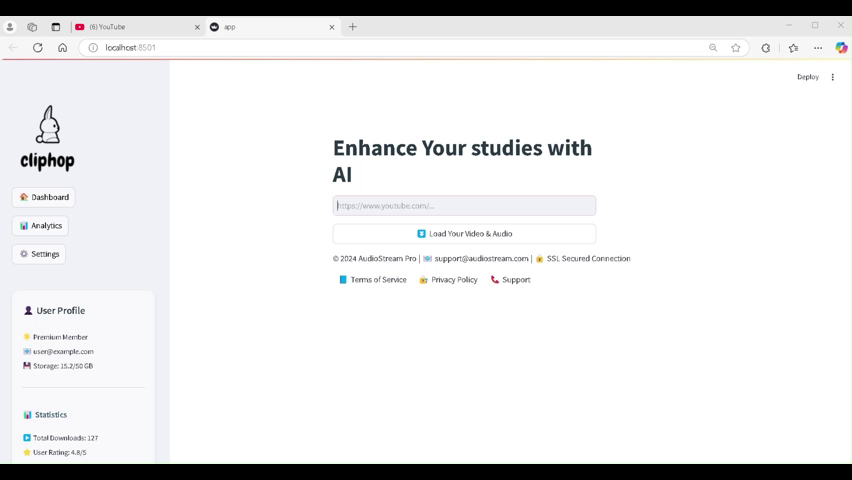
#> input picture frame 0 of project_sc_1.mp4, 852 x 480 px, given in place of example_video.mp4, which was not available
$ python ssim.py
#> lines starting #> are read from the running program, lines starting #| are printed output that depends on the picture; pictures that were not available may be replaced by others from this repository, and a replacement may not be noted
import cv2
import numpy as np
import os
from skimage.metrics import structural_similarity as ssim

'''
 Extracts frames at regular intervals
 Compares consecutive frames using SSIM
 Marks timestamps where significant scene changes occur
 Outputs a list of chapter timestamps'''

def extract_frames(video_path, interval=30, frames_per_interval=15):
#> called with video_path = 'example_video.mp4', interval = 30, frames_per_interval = 15
    cap = cv2.VideoCapture(video_path)
    fps = int(cap.get(cv2.CAP_PROP_FPS))
    total_frames = int(cap.get(cv2.CAP_PROP_FRAME_COUNT))

    frame_timestamps = []
    frames = []

    for sec in range(0, int(total_frames / fps), interval):
        cap.set(cv2.CAP_PROP_POS_FRAMES, sec * fps)
        for i in range(frames_per_interval):
            success, frame = cap.read()
            if success:
                frames.append(frame)
                frame_timestamps.append(cap.get(cv2.CAP_PROP_POS_MSEC) / 1000)
            else:
                break
#> this loop made 1 pass
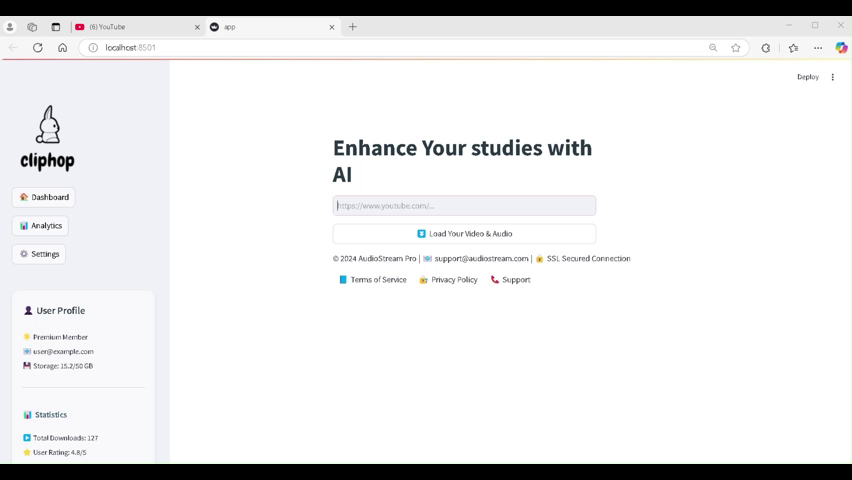
#> input picture frame 0 of project_sc_1.mp4, 852 x 480 px, given in place of example_video.mp4, which was not available
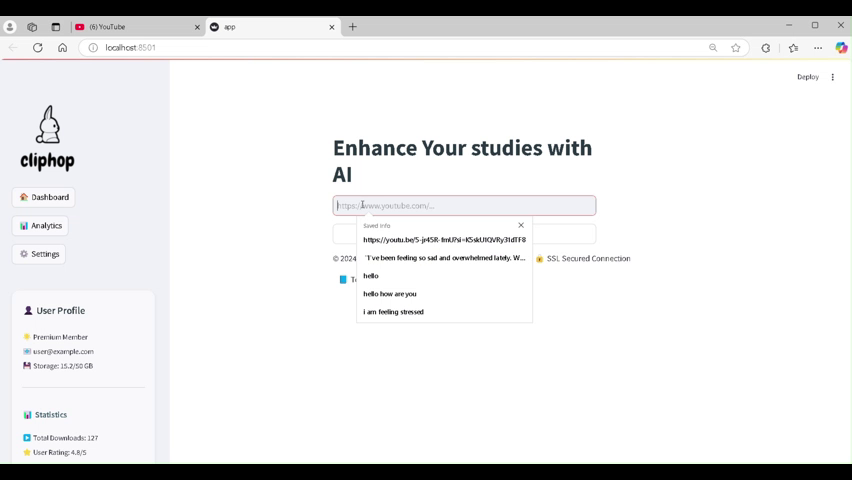
#> input picture frame 1 of project_sc_1.mp4, 852 x 480 px, given in place of example_video.mp4, which was not available
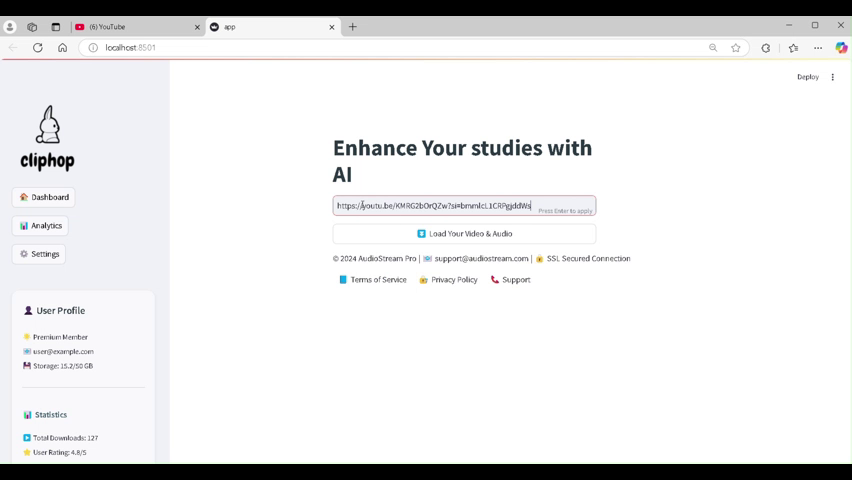
#> input picture frame 7 of project_sc_1.mp4, 852 x 480 px, given in place of example_video.mp4, which was not available
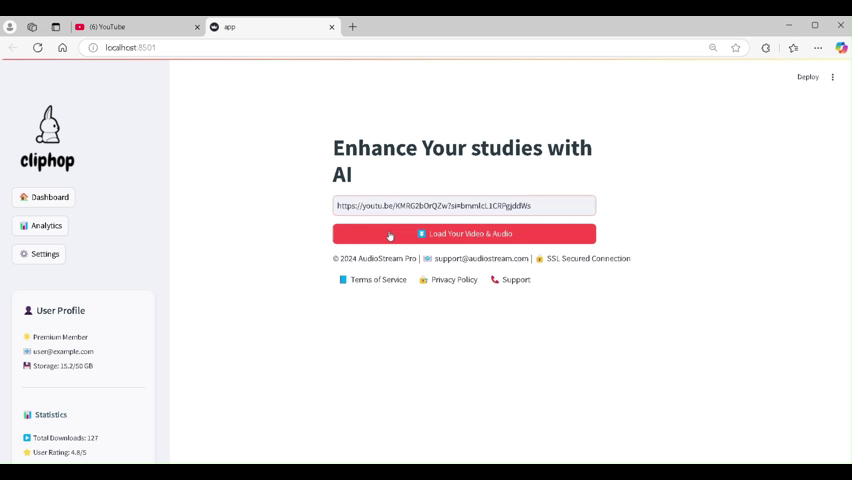
#> input picture frame 13 of project_sc_1.mp4, 852 x 480 px, given in place of example_video.mp4, which was not available
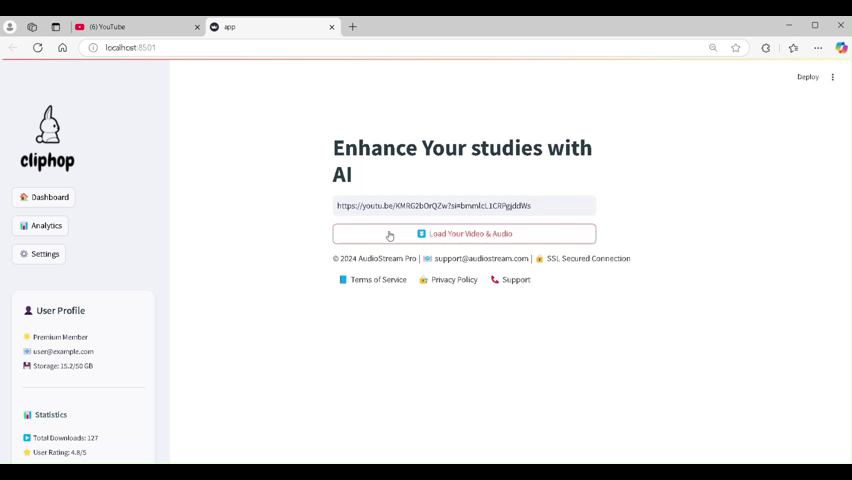
#> input picture frame 14 of project_sc_1.mp4, 852 x 480 px, given in place of example_video.mp4, which was not available

    cap.release()
    return frames, frame_timestamps

def detect_scene_changes(frames, timestamps, threshold=0.5):
#> called with threshold = 0.5
    chapter_timestamps = [timestamps[0]]

    for i in range(1, len(frames)):
        gray1 = cv2.cvtColor(frames[i-1], cv2.COLOR_BGR2GRAY)
        gray2 = cv2.cvtColor(frames[i], cv2.COLOR_BGR2GRAY)

        # Structural Similarity Index (SSIM) for scene change detection
        score, _ = ssim(gray1, gray2, full=True)

        if score < threshold:
            chapter_timestamps.append(timestamps[i])

    return chapter_timestamps

def process_video(video_path):
    frames, timestamps = extract_frames(video_path)
    chapter_timestamps = detect_scene_changes(frames, timestamps)

    return chapter_timestamps

if __name__ == "__main__":
    video_file = "example_video.mp4"
    chapters = process_video(video_file)
    print("Chapter Boundaries:", chapters)

$ run again, starting later in the video
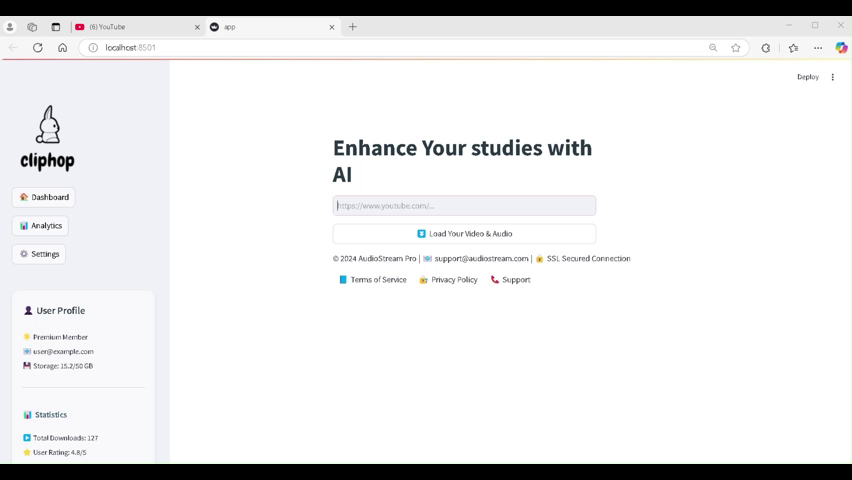
#> input picture frame 0 of project_sc_1.mp4, 852 x 480 px, given in place of example_video.mp4, which was not available
#> the loop in extract_frames, `for sec in range(0, int(total_frames / fps), interval):` made 1 pass
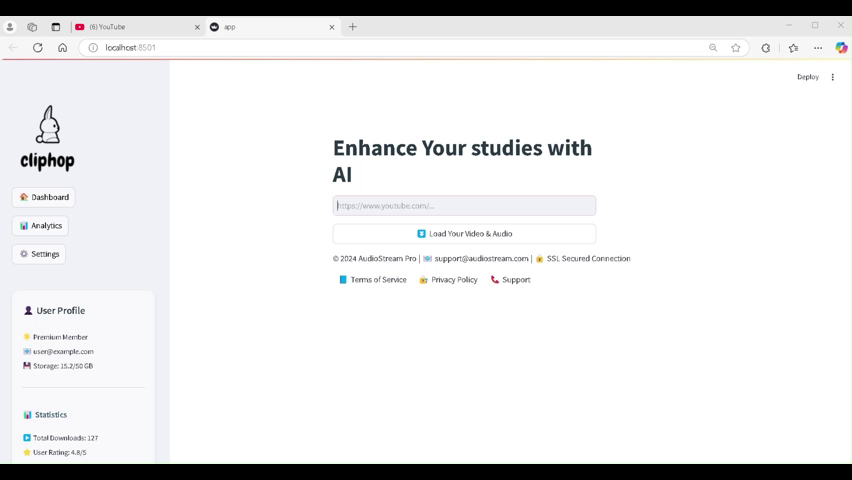
#> input picture frame 0 of project_sc_1.mp4, 852 x 480 px, given in place of example_video.mp4, which was not available
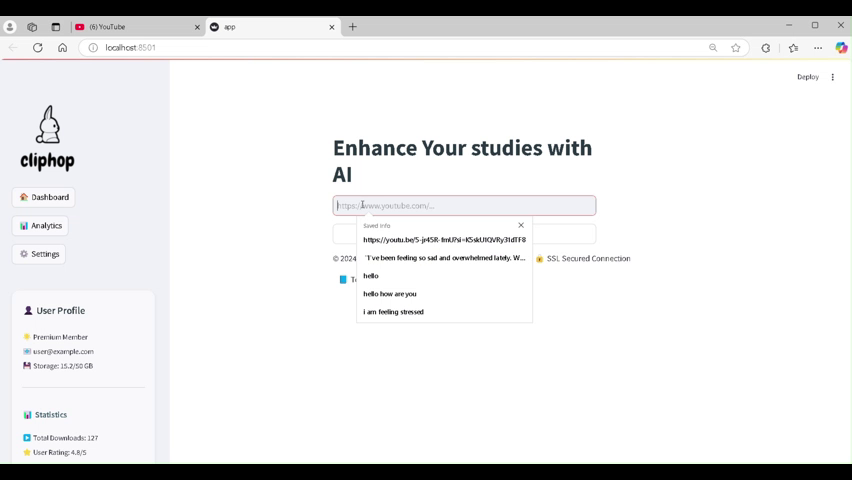
#> input picture frame 1 of project_sc_1.mp4, 852 x 480 px, given in place of example_video.mp4, which was not available
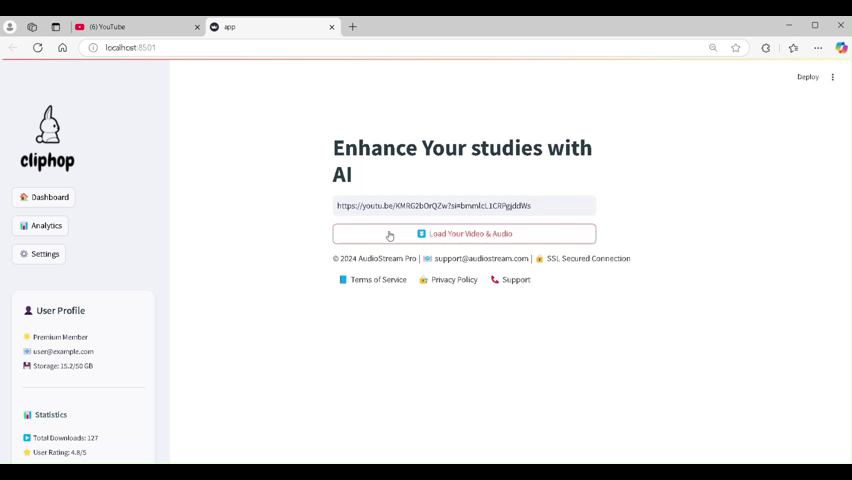
#> input picture frame 14 of project_sc_1.mp4, 852 x 480 px, given in place of example_video.mp4, which was not available

$ run again, starting later in the video
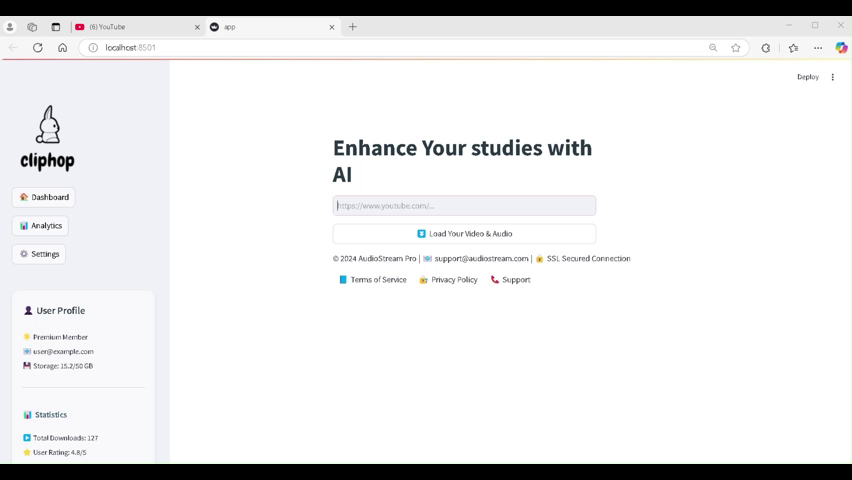
#> input picture frame 0 of project_sc_1.mp4, 852 x 480 px, given in place of example_video.mp4, which was not available
#> the loop in extract_frames, `for sec in range(0, int(total_frames / fps), interval):` made 1 pass
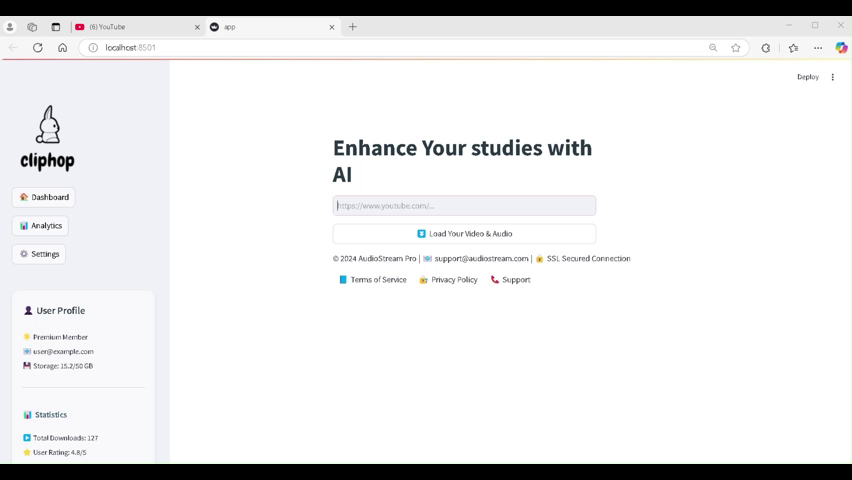
#> input picture frame 0 of project_sc_1.mp4, 852 x 480 px, given in place of example_video.mp4, which was not available
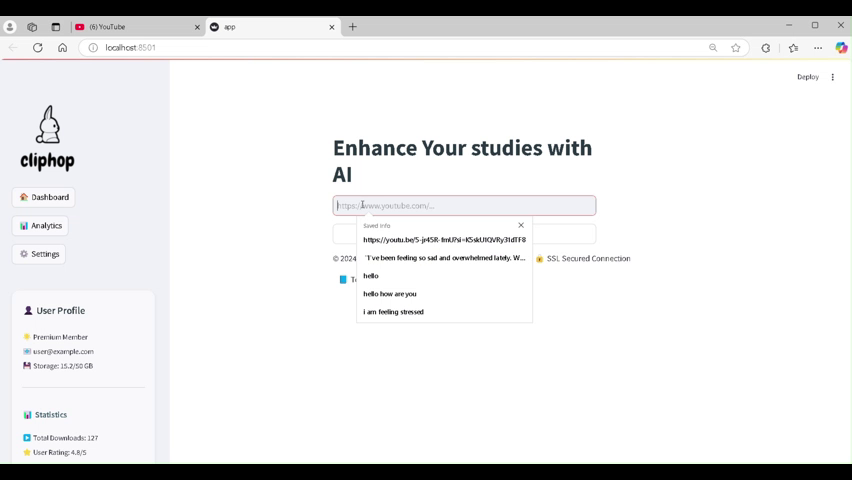
#> input picture frame 1 of project_sc_1.mp4, 852 x 480 px, given in place of example_video.mp4, which was not available
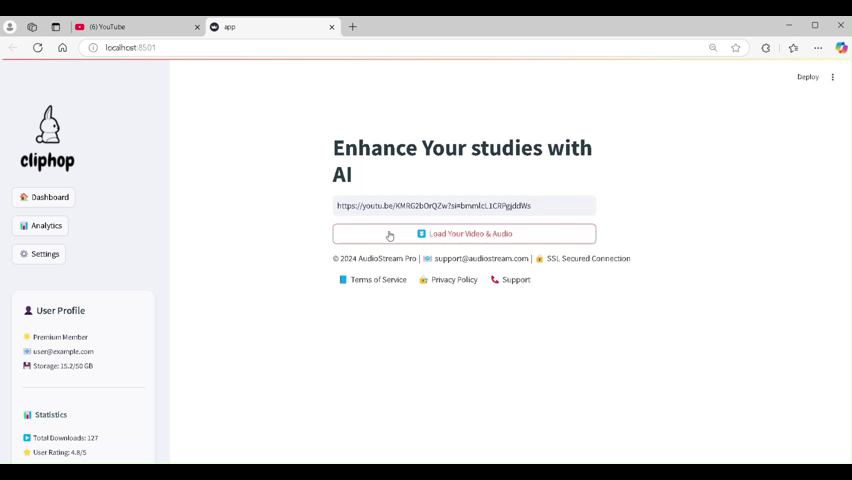
#> input picture frame 14 of project_sc_1.mp4, 852 x 480 px, given in place of example_video.mp4, which was not available
